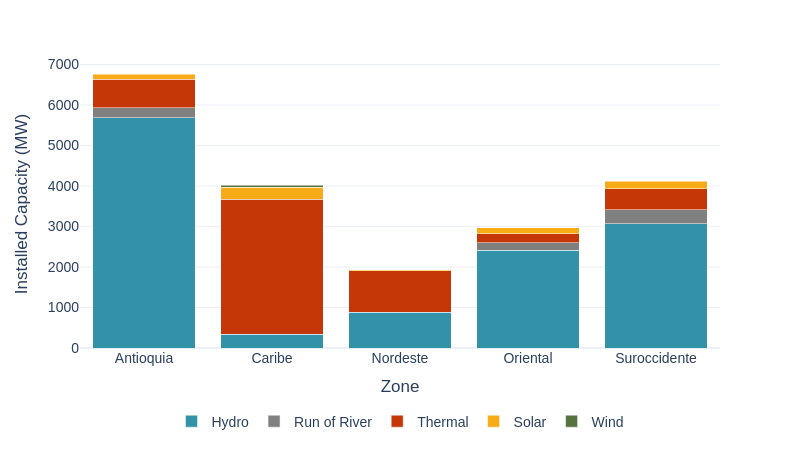

Notebook source saved alongside this figure:
### Code cell
cap_by_zone = df.copy().groupby(['Technology','Zone']).agg({
    'Capacity (MW)': 'sum'
}).reset_index()
cap_by_zone['Zone'] = cap_by_zone['Zone'].replace({'Surocciden': 'Suroccidente'})
# Create a bar plot
fig = px.bar(
    cap_by_zone, x='Zone', y='Capacity (MW)', color='Technology', color_discrete_map=tech_colors,category_orders={"Technology": tech_order},
    barmode='stack', labels={'Capacity (MW)': 'Installed Capacity (MW)', 'Zone': 'Zone', 'Technology': ''},
    height=9*50, width=16*50,
    template='plotly_white',
    )
fig.update_layout(
    legend=dict(
        orientation="h",
        y=-0.2, x=0.5,
        xanchor='center'
    ),
    font_family="Arial", font_size=14
)

fig.write_image(f"../images/Installed Capacity by Tech.png")
# Show the plot
fig.show()

### Figure 1 — Plotly figure (JSON) as saved in the notebook; plotly's stock layout.template omitted (floating-point values rounded to 4 significant figures)
{"data": [{"alignmentgroup": "True", "hovertemplate": "=Hydro<br>Zone=%{x}<br>Installed Capacity (MW)=%{y}<extra></extra>", "legendgroup": "Hydro", "marker": {"color": "#3292A9", "pattern": {"shape": ""}}, "name": "Hydro", "offsetgroup": "Hydro", "orientation": "v", "showlegend": true, "textposition": "auto", "type": "bar", "x": ["Antioquia", "Caribe", "Nordeste", "Oriental", "Suroccidente"], "xaxis": "x", "y": [5684.0, 342.9, 882.2, 2415, 3067.0], "yaxis": "y"}, {"alignmentgroup": "True", "hovertemplate": "=Run of River<br>Zone=%{x}<br>Installed Capacity (MW)=%{y}<extra></extra>", "legendgroup": "Run of River", "marker": {"color": "#808080", "pattern": {"shape": ""}}, "name": "Run of River", "offsetgroup": "Run of River", "orientation": "v", "showlegend": true, "textposition": "auto", "type": "bar", "x": ["Antioquia", "Oriental", "Suroccidente"], "xaxis": "x", "y": [246.3, 185, 350.7], "yaxis": "y"}, {"alignmentgroup": "True", "hovertemplate": "=Thermal<br>Zone=%{x}<br>Installed Capacity (MW)=%{y}<extra></extra>", "legendgroup": "Thermal", "marker": {"color": "#C53707", "pattern": {"shape": ""}}, "name": "Thermal", "offsetgroup": "Thermal", "orientation": "v", "showlegend": true, "textposition": "auto", "type": "bar", "x": ["Antioquia", "Caribe", "Nordeste", "Oriental", "Suroccidente"], "xaxis": "x", "y": [711.5, 3336, 1028, 226, 520], "yaxis": "y"}, {"alignmentgroup": "True", "hovertemplate": "=Solar<br>Zone=%{x}<br>Installed Capacity (MW)=%{y}<extra></extra>", "legendgroup": "Solar", "marker": {"color": "#F7AB17", "pattern": {"shape": ""}}, "name": "Solar", "offsetgroup": "Solar", "orientation": "v", "showlegend": true, "textposition": "auto", "type": "bar", "x": ["Antioquia", "Caribe", "Nordeste", "Oriental", "Suroccidente"], "xaxis": "x", "y": [114.7, 285.4, 23.41, 143.3, 185.3], "yaxis": "y"}, {"alignmentgroup": "True", "hovertemplate": "=Wind<br>Zone=%{x}<br>Installed Capacity (MW)=%{y}<extra></extra>", "legendgroup": "Wind", "marker": {"color": "#55733D", "pattern": {"shape": ""}}, "name": "Wind", "offsetgroup": "Wind", "orientation": "v", "showlegend": true, "textposition": "auto", "type": "bar", "x": ["Caribe"], "xaxis": "x", "y": [50.42], "yaxis": "y"}], "layout": {"barmode": "stack", "font": {"family": "Arial", "size": 14}, "height": 450, "legend": {"orientation": "h", "title": {"text": ""}, "tracegroupgap": 0, "x": 0.5, "xanchor": "center", "y": -0.2}, "margin": {"t": 60}, "width": 800, "xaxis": {"anchor": "y", "domain": [0, 1], "title": {"text": "Zone"}}, "yaxis": {"anchor": "x", "domain": [0, 1], "title": {"text": "Installed Capacity (MW)"}}}}
